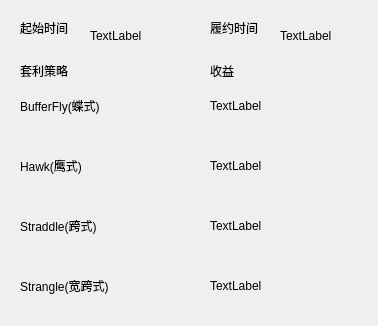
<?xml version="1.0" encoding="UTF-8"?>
<ui version="4.0">
 <class>ArbitResult</class>
 <widget class="QWidget" name="ArbitResult">
  <property name="geometry">
   <rect>
    <x>0</x>
    <y>0</y>
    <width>378</width>
    <height>326</height>
   </rect>
  </property>
  <property name="windowTitle">
   <string>Form</string>
  </property>
  <widget class="QLabel" name="label">
   <property name="geometry">
    <rect>
     <x>20</x>
     <y>20</y>
     <width>61</width>
     <height>16</height>
    </rect>
   </property>
   <property name="text">
    <string>起始时间</string>
   </property>
  </widget>
  <widget class="QLabel" name="label_2">
   <property name="geometry">
    <rect>
     <x>210</x>
     <y>20</y>
     <width>61</width>
     <height>16</height>
    </rect>
   </property>
   <property name="text">
    <string>履约时间</string>
   </property>
  </widget>
  <widget class="QLabel" name="label_3">
   <property name="geometry">
    <rect>
     <x>90</x>
     <y>20</y>
     <width>91</width>
     <height>31</height>
    </rect>
   </property>
   <property name="text">
    <string>TextLabel</string>
   </property>
  </widget>
  <widget class="QLabel" name="label_4">
   <property name="geometry">
    <rect>
     <x>280</x>
     <y>20</y>
     <width>91</width>
     <height>31</height>
    </rect>
   </property>
   <property name="text">
    <string>TextLabel</string>
   </property>
  </widget>
  <widget class="QLabel" name="label_5">
   <property name="geometry">
    <rect>
     <x>20</x>
     <y>90</y>
     <width>101</width>
     <height>31</height>
    </rect>
   </property>
   <property name="text">
    <string>BufferFly(蝶式)</string>
   </property>
  </widget>
  <widget class="QLabel" name="label_6">
   <property name="geometry">
    <rect>
     <x>20</x>
     <y>150</y>
     <width>101</width>
     <height>31</height>
    </rect>
   </property>
   <property name="text">
    <string>Hawk(鹰式)</string>
   </property>
  </widget>
  <widget class="QLabel" name="label_7">
   <property name="geometry">
    <rect>
     <x>20</x>
     <y>210</y>
     <width>101</width>
     <height>31</height>
    </rect>
   </property>
   <property name="text">
    <string>Straddle(跨式)</string>
   </property>
  </widget>
  <widget class="QLabel" name="label_8">
   <property name="geometry">
    <rect>
     <x>20</x>
     <y>270</y>
     <width>101</width>
     <height>31</height>
    </rect>
   </property>
   <property name="text">
    <string>Strangle(宽跨式)</string>
   </property>
  </widget>
  <widget class="QLabel" name="label_Price_1">
   <property name="geometry">
    <rect>
     <x>210</x>
     <y>90</y>
     <width>71</width>
     <height>31</height>
    </rect>
   </property>
   <property name="text">
    <string>TextLabel</string>
   </property>
  </widget>
  <widget class="QLabel" name="label_Price_2">
   <property name="geometry">
    <rect>
     <x>210</x>
     <y>150</y>
     <width>71</width>
     <height>31</height>
    </rect>
   </property>
   <property name="text">
    <string>TextLabel</string>
   </property>
  </widget>
  <widget class="QLabel" name="label_Price_3">
   <property name="geometry">
    <rect>
     <x>210</x>
     <y>210</y>
     <width>71</width>
     <height>31</height>
    </rect>
   </property>
   <property name="text">
    <string>TextLabel</string>
   </property>
  </widget>
  <widget class="QLabel" name="label_Price_4">
   <property name="geometry">
    <rect>
     <x>210</x>
     <y>270</y>
     <width>71</width>
     <height>31</height>
    </rect>
   </property>
   <property name="text">
    <string>TextLabel</string>
   </property>
  </widget>
  <widget class="QLabel" name="label_str">
   <property name="geometry">
    <rect>
     <x>20</x>
     <y>60</y>
     <width>71</width>
     <height>21</height>
    </rect>
   </property>
   <property name="text">
    <string>套利策略</string>
   </property>
  </widget>
  <widget class="QLabel" name="label_E">
   <property name="geometry">
    <rect>
     <x>210</x>
     <y>60</y>
     <width>71</width>
     <height>21</height>
    </rect>
   </property>
   <property name="text">
    <string>收益</string>
   </property>
  </widget>
 </widget>
 <resources/>
 <connections/>
</ui>
